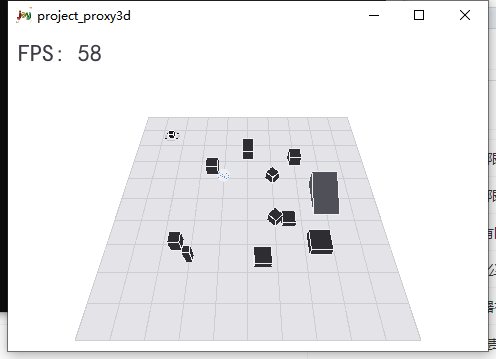
#> input picture tools/hp_shots/hp_04.png, 496 x 359 px, found by its file name
$ python crop_zoom.py
#> lines starting #> are read from the running program, lines starting #| are printed output that depends on the picture
# -*- coding: utf-8 -*-
# 裁剪放大截图区域，验证脚下血环；并统计深色像素分布
import sys
from PIL import Image

def main():
    img_path = sys.argv[1] if len(sys.argv) > 1 else r"D:\github\joy\tools\hp_shots\hp_04.png"
    out_path = sys.argv[2] if len(sys.argv) > 2 else r"D:\github\joy\tools\hp_shots\zoom.png"
    cx = int(sys.argv[3]) if len(sys.argv) > 3 else 248
    cy = int(sys.argv[4]) if len(sys.argv) > 4 else 180
    half = int(sys.argv[5]) if len(sys.argv) > 5 else 110
    scale = int(sys.argv[6]) if len(sys.argv) > 6 else 3

    img = Image.open(img_path).convert("RGB")
    w, h = img.size
#> w = 496; h = 359
    x0 = max(0, cx - half)
    y0 = max(0, cy - half)
    x1 = min(w, cx + half)
#> x1 = 358
    y1 = min(h, cy + half)
#> y1 = 290
    crop = img.crop((x0, y0, x1, y1))
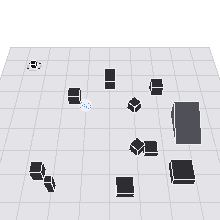
#> crop: PIL image 220x220 RGB; mean R, G, B 221, 221, 224.5
    zoom = crop.resize((crop.width * scale, crop.height * scale), Image.NEAREST)
    zoom.save(out_path)
    print(f"image {w}x{h} crop {x0},{y0} {x1-x0}x{y1-y0} -> {out_path}")
#| image 496x359 crop 138,70 220x220 -> D:\github\joy\tools\hp_shots\zoom.png

    # 像素统计
    px = img.load()
    dark = 0
    ring_like = 0
    for y in range(y0, y1):
        for x in range(x0, x1):
            r, g, b = px[x, y]
            if r < 90 and g < 90 and b < 100:
                dark += 1
            if 45 <= r <= 75 and 45 <= g <= 75 and 50 <= b <= 85:
                ring_like += 1
#> after the loop, dark = 3310; ring_like = 2171
    print(f"dark={dark} ringlike={ring_like}")
#| dark=3310 ringlike=2171

if __name__ == "__main__":
    main()
